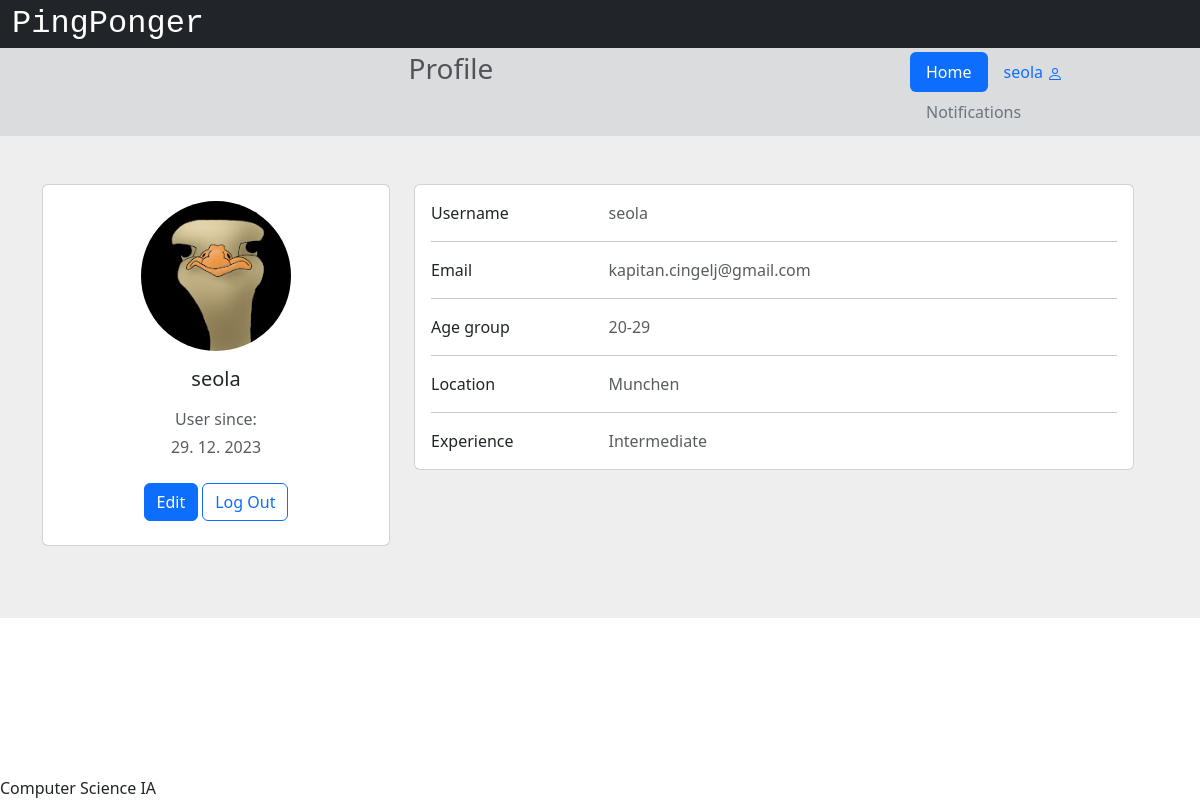
The page /profile/seola/1 (signed in) on the database its author committed.
### app/models.py (models this page shows, shortened)
class User(db.Model, UserMixin):
    __tablename__ = 'users'
    id = db.Column(db.Integer, primary_key=True)
    username = db.Column(db.String(32), nullable=False)
    email = db.Column(db.String(320), index=True, unique=True, nullable=False)
    password_hash = db.Column(db.String(128))
    join_date = db.Column(db.DateTime(timezone=True), default=datetime.now)
    experience = db.Column(db.String(12))
    age_group = db.Column(db.String(6))
    location_id = db.Column(db.Integer, db.ForeignKey('locations.id'))
    location = db.relationship('Location', back_populates='users')
    notifications = db.Relationship('Notification', back_populates='user', order_by='Notification.id.desc()')

class Location(db.Model):
    __tablename__ = 'locations'
    id = db.Column(db.Integer, primary_key=True)
    location = db.Column(db.String(60))
    users = db.relationship('User', back_populates='location')
    matches = db.relationship('Match', back_populates='location')

### app/views.py (the view, shortened to what this page needs)
@app.route('/profile/<username>/<userID>')
@login_required
def profile(username, userID):
    session['url'] = url_for('profile', username=username, userID=userID)
    user = User.query.filter_by(id=userID).first()
    if not current_user.is_active:
        return render_template('profile.html', loggedin=False, user=user)
    elif int(userID) == current_user.id:
        return render_template('profileSettings.html')

### app/views.py (called while the page is built)
@login_manager.user_loader
def load_user(user_id):
    return User.query.get(int(user_id))

### app/templates/profileSettings.html (shortened to what this page needs)
{% extends "base.html" %}
{% block head %}
    {{ super() }}
{% endblock %}
{% block pagetitle %}Profile{% endblock %}
{% block content %}
    <section style="background-color: #eee;">
        <div class="container py-5">
            <div class="row">
            <div class="row">
                <div class="col-lg-4">
                    <div class="card mb-4">
                        <div class="card-body text-center">
                            <img src="/static/img/noj.jpg" alt="avatar"
                                class="rounded-circle img-fluid" style="width: 150px;">
                            <h5 class="my-3">{{current_user.username}}</h5>
                            <p class="text-muted mb-1">User since:</p>
                            <p class="text-muted mb-4">{{current_user.join_date.day}}. {{current_user.join_date.month}}. {{current_user.join_date.year}}</p>
                            <div class="d-flex justify-content-center mb-2">
                                <a type="button" class="btn btn-primary" href="/editprofile">Edit</a>
                                <a type="button" class="btn btn-outline-primary ms-1" href="/logout" >Log Out</a>
                            </div>
                        </div>
                    </div>
                </div>
                <div class="col-lg-8">
                    <div class="card mb-4">
                        <div class="card-body">
                            <div class="row">
                                <div class="col-sm-3">
                                    <p class="mb-0">Username</p>
                                </div>
                                <div class="col-sm-9">
                                    <p class="text-muted mb-0">{{current_user.username}}</p>
                                </div>
                            </div>
                            <hr>
                            <div class="row">
                                <div class="col-sm-3">
                                <p class="mb-0">Email</p>
                                </div>
                                <div class="col-sm-9">
                                <p class="text-muted mb-0">{{current_user.email}}</p>
                                </div>
                            </div>
                            <hr>
                            <div class="row">
                                <div class="col-sm-3">
                                    <p class="mb-0">Age group</p>
                                </div>
                                <div class="col-sm-9">
                                    <p class="text-muted mb-0">
                                        {{current_user.age_group}}
                                    </p>
                                </div>
                            </div>
                            <hr>
                            <div class="row">
                                <div class="col-sm-3">
                                    <p class="mb-0">Location</p>
                                </div>
                                <div class="col-sm-9">
                                    <p class="text-muted mb-0">
                                        {{current_user.location.location}}
                                    </p>
                                </div>
                            </div>
                            <hr>
                            <div class="row">
                                <div class="col-sm-3">
                                    <p class="mb-0">Experience</p>
                                </div>
                                <div class="col-sm-9">
                                    <p class="text-muted mb-0">
                                        {{current_user.experience}}
                                    </p>
                                </div>
                            </div>
                        </div>
                    </div>
                </div>
            </div>
        </div>
    </section>
{% endblock %}

### app/templates/base.html (shortened to what this page needs)
<!DOCTYPE html>
<html lang="en">
    <head>
        {% block head %}
        <link href="https://cdn.jsdelivr.net/npm/bootstrap@5.3.2/dist/css/bootstrap.min.css" rel="stylesheet">
        <link rel="stylesheet" href="https://cdnjs.cloudflare.com/ajax/libs/font-awesome/4.7.0/css/font-awesome.min.css">
        <link rel="stylesheet" href="{{ url_for('static', filename='style.css') }}">
        {% endblock %}
    </head>
    <body>
        <div id="header">
            {% block header %}
            <div class="container-fluid">
                <div class="row bg-dark">
                    <a class="navbar-brand text-white" style="font-size: 2rem; font-family: var(--bs-font-monospace) !important;" href="/">PingPonger</a>
                </div>
                <div class="row bg-secondary bg-opacity-25 p-1">
                    <div class="col-9">
                        <h3 class="text-muted d-flex justify-content-center">
                            {% block pagetitle %}{% endblock %}
                        </h3>
                        </div>
                        <div class="col-3 d-flex justify-content-end">
                            <ul class="nav nav-pills">
                                <li class="nav-item">
                                    <a class="nav-link active" href="/">Home</a>
                                </li>
                                <li class="nav-item">
                                    {% if current_user.is_authenticated %}
                                        <li class="nav-item">
                                            <a class="nav-link" href="{{url_for('profile', username=current_user.username, userID=current_user.id)}}">{{current_user.username}}
                                            </a>
                                        </li>
                                        {% else %}
                                        <li class="nav-item">
                                            <a class="nav-link" href="/login">Log In</a>
                                        </li>
                                    {% endif %}
                                </li>
                                <li class="nav-item">
                                    <a class="nav-link text-secondary" href="/notifications">Notifications</a>
                                </li>
                            </ul>
                        </div>
                    </div>
                </div>
            {% endblock %}
        </div>
        <div id="content">{% block content %}{% endblock %}</div>
        <div id="footer" class="fixed-bottom">
            {% block footer %}
            Computer Science IA
            {% endblock %}
        </div>
    </body>
</html>

### app/static/style.css (style rules this page uses)
div { text-align: justify; text-justify: inter-word; }

### rows shown on the page
User: username "seola", join_date.day "29", join_date.month "12", join_date.year "2023", email "kapitan.cingelj@gmail.com", age_group "20-29", experience "Intermediate"
Location: location.location "Munchen"
